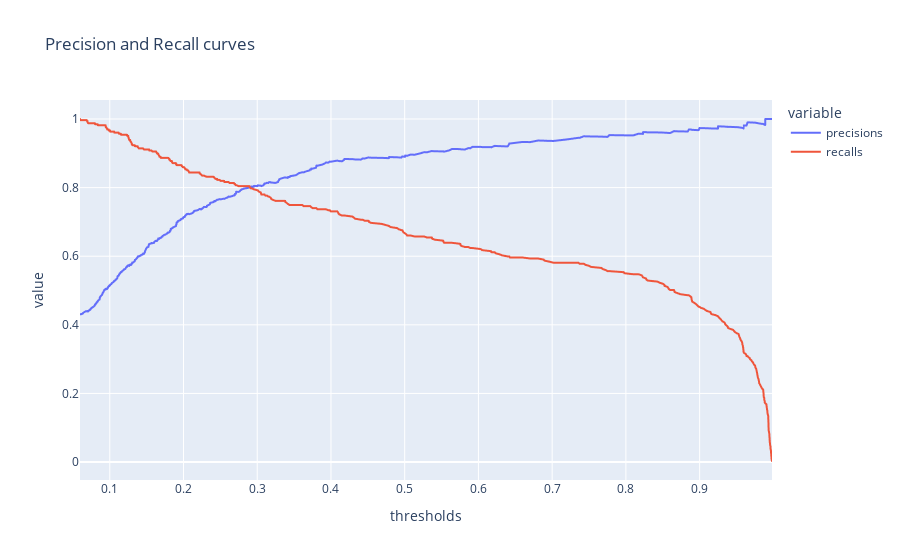

The cell this chart's notebook holds for it:
### Code cell
import plotly.express as px

fig = px.line(df,x=df["thresholds"], y = ["precisions", "recalls"], title = "Precision and Recall curves")
fig.show()

### Figure 1 — Plotly figure (JSON) as saved in the notebook; plotly's stock layout.template omitted (floating-point values rounded to 4 significant figures; data arrays with more than 128 entries replaced by an {"elided": "..."} marker saying what was removed)
{"data": [{"hovertemplate": "variable=precisions<br>thresholds=%{x}<br>value=%{y}<extra></extra>", "legendgroup": "precisions", "line": {"color": "#636efa", "dash": "solid"}, "mode": "lines", "name": "precisions", "showlegend": true, "type": "scattergl", "x": {"elided": "739 float values"}, "xaxis": "x", "y": {"elided": "739 float values"}, "yaxis": "y"}, {"hovertemplate": "variable=recalls<br>thresholds=%{x}<br>value=%{y}<extra></extra>", "legendgroup": "recalls", "line": {"color": "#EF553B", "dash": "solid"}, "mode": "lines", "name": "recalls", "showlegend": true, "type": "scattergl", "x": {"elided": "739 float values"}, "xaxis": "x", "y": {"elided": "739 float values"}, "yaxis": "y"}], "layout": {"legend": {"title": {"text": "variable"}, "tracegroupgap": 0}, "title": {"text": "Precision and Recall curves"}, "xaxis": {"anchor": "y", "domain": [0, 1], "title": {"text": "thresholds"}}, "yaxis": {"anchor": "x", "domain": [0, 1], "title": {"text": "value"}}}}
